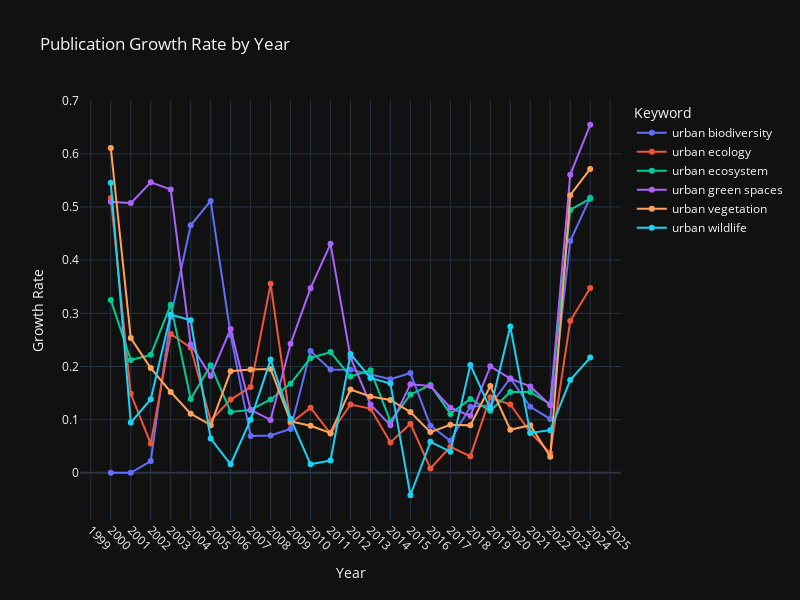

The code cell stored with this chart in its notebook:
### Code cell
df_melted = df_rate.melt(id_vars="year", var_name="search_keyword", value_name="growth_rate")
df_melted['acceleration'] = df_melted.groupby('search_keyword')['growth_rate'].diff()
df_melted['growth_rolling_avg'] = df_melted['growth_rate'].rolling(window=3, min_periods=1).mean()
df_melted.head()

fig = px.line(
    df_melted,
    x='year',
    y='growth_rolling_avg',
    color='search_keyword',
    title='Publication Growth Rate by Year',
    markers=True,
)

fig.update_layout(
    xaxis_title='Year',
    yaxis_title='Growth Rate',
    legend_title='Keyword',
    font=dict(size=12),
    width=800,
    height=600,
    template='plotly_dark',
    xaxis=dict(showgrid=True,
               dtick=1,
               tickangle=45),
    yaxis=dict(showgrid=True),
)

fig.show()

### Figure 1 — Plotly figure (JSON) as saved in the notebook; plotly's stock layout.template omitted (floating-point values rounded to 4 significant figures)
{"data": [{"hovertemplate": "search_keyword=urban biodiversity<br>year=%{x}<br>growth_rolling_avg=%{y}<extra></extra>", "legendgroup": "urban biodiversity", "line": {"color": "#636efa", "dash": "solid"}, "marker": {"symbol": "circle"}, "mode": "lines+markers", "name": "urban biodiversity", "orientation": "v", "showlegend": true, "type": "scatter", "x": [2000, 2001, 2002, 2003, 2004, 2005, 2006, 2007, 2008, 2009, 2010, 2011, 2012, 2013, 2014, 2015, 2016, 2017, 2018, 2019, 2020, 2021, 2022, 2023, 2024], "xaxis": "x", "y": [0.0, 0.0, 0.02222, 0.2931, 0.4655, 0.5114, 0.2595, 0.06919, 0.07019, 0.08258, 0.229, 0.1942, 0.1941, 0.1852, 0.176, 0.1877, 0.08877, 0.06036, 0.1242, 0.1271, 0.178, 0.1241, 0.1013, 0.436, 0.5177], "yaxis": "y"}, {"hovertemplate": "search_keyword=urban ecology<br>year=%{x}<br>growth_rolling_avg=%{y}<extra></extra>", "legendgroup": "urban ecology", "line": {"color": "#EF553B", "dash": "solid"}, "marker": {"symbol": "circle"}, "mode": "lines+markers", "name": "urban ecology", "orientation": "v", "showlegend": true, "type": "scatter", "x": [2000, 2001, 2002, 2003, 2004, 2005, 2006, 2007, 2008, 2009, 2010, 2011, 2012, 2013, 2014, 2015, 2016, 2017, 2018, 2019, 2020, 2021, 2022, 2023, 2024], "xaxis": "x", "y": [0.5168, 0.1487, 0.055, 0.2611, 0.2356, 0.09793, 0.1378, 0.1616, 0.3554, 0.09312, 0.1225, 0.07379, 0.1285, 0.1209, 0.0571, 0.09232, 0.008422, 0.04916, 0.03118, 0.1421, 0.1286, 0.07611, 0.037, 0.2856, 0.3476], "yaxis": "y"}, {"hovertemplate": "search_keyword=urban ecosystem<br>year=%{x}<br>growth_rolling_avg=%{y}<extra></extra>", "legendgroup": "urban ecosystem", "line": {"color": "#00cc96", "dash": "solid"}, "marker": {"symbol": "circle"}, "mode": "lines+markers", "name": "urban ecosystem", "orientation": "v", "showlegend": true, "type": "scatter", "x": [2000, 2001, 2002, 2003, 2004, 2005, 2006, 2007, 2008, 2009, 2010, 2011, 2012, 2013, 2014, 2015, 2016, 2017, 2018, 2019, 2020, 2021, 2022, 2023, 2024], "xaxis": "x", "y": [0.3253, 0.2121, 0.2219, 0.3163, 0.139, 0.2022, 0.1145, 0.1184, 0.138, 0.1678, 0.2161, 0.2272, 0.1811, 0.1929, 0.09699, 0.1474, 0.165, 0.1108, 0.1389, 0.1168, 0.1519, 0.1523, 0.1289, 0.4944, 0.5156], "yaxis": "y"}, {"hovertemplate": "search_keyword=urban green spaces<br>year=%{x}<br>growth_rolling_avg=%{y}<extra></extra>", "legendgroup": "urban green spaces", "line": {"color": "#ab63fa", "dash": "solid"}, "marker": {"symbol": "circle"}, "mode": "lines+markers", "name": "urban green spaces", "orientation": "v", "showlegend": true, "type": "scatter", "x": [2000, 2001, 2002, 2003, 2004, 2005, 2006, 2007, 2008, 2009, 2010, 2011, 2012, 2013, 2014, 2015, 2016, 2017, 2018, 2019, 2020, 2021, 2022, 2023, 2024], "xaxis": "x", "y": [0.5098, 0.5072, 0.5463, 0.533, 0.2413, 0.1824, 0.2707, 0.1185, 0.09964, 0.2426, 0.3473, 0.4307, 0.2172, 0.1287, 0.08933, 0.1664, 0.1632, 0.1224, 0.1072, 0.2003, 0.1771, 0.1626, 0.1273, 0.5605, 0.6546], "yaxis": "y"}, {"hovertemplate": "search_keyword=urban vegetation<br>year=%{x}<br>growth_rolling_avg=%{y}<extra></extra>", "legendgroup": "urban vegetation", "line": {"color": "#FFA15A", "dash": "solid"}, "marker": {"symbol": "circle"}, "mode": "lines+markers", "name": "urban vegetation", "orientation": "v", "showlegend": true, "type": "scatter", "x": [2000, 2001, 2002, 2003, 2004, 2005, 2006, 2007, 2008, 2009, 2010, 2011, 2012, 2013, 2014, 2015, 2016, 2017, 2018, 2019, 2020, 2021, 2022, 2023, 2024], "xaxis": "x", "y": [0.611, 0.2535, 0.197, 0.1521, 0.1112, 0.0897, 0.191, 0.1945, 0.1954, 0.09697, 0.08865, 0.07489, 0.1567, 0.1438, 0.1371, 0.1143, 0.07664, 0.0905, 0.08933, 0.1633, 0.081, 0.08967, 0.03017, 0.5221, 0.5714], "yaxis": "y"}, {"hovertemplate": "search_keyword=urban wildlife<br>year=%{x}<br>growth_rolling_avg=%{y}<extra></extra>", "legendgroup": "urban wildlife", "line": {"color": "#19d3f3", "dash": "solid"}, "marker": {"symbol": "circle"}, "mode": "lines+markers", "name": "urban wildlife", "orientation": "v", "showlegend": true, "type": "scatter", "x": [2000, 2001, 2002, 2003, 2004, 2005, 2006, 2007, 2008, 2009, 2010, 2011, 2012, 2013, 2014, 2015, 2016, 2017, 2018, 2019, 2020, 2021, 2022, 2023, 2024], "xaxis": "x", "y": [0.5457, 0.09457, 0.1385, 0.2979, 0.2869, 0.06446, 0.01615, 0.1001, 0.213, 0.1019, 0.01607, 0.02344, 0.2234, 0.1785, 0.1682, -0.04209, 0.05844, 0.0399, 0.2029, 0.1204, 0.2751, 0.07509, 0.08036, 0.1746, 0.2168], "yaxis": "y"}], "layout": {"font": {"size": 12}, "height": 600, "legend": {"title": {"text": "Keyword"}, "tracegroupgap": 0}, "title": {"text": "Publication Growth Rate by Year"}, "width": 800, "xaxis": {"anchor": "y", "domain": [0, 1], "dtick": 1, "showgrid": true, "tickangle": 45, "title": {"text": "Year"}}, "yaxis": {"anchor": "x", "domain": [0, 1], "showgrid": true, "title": {"text": "Growth Rate"}}}}
